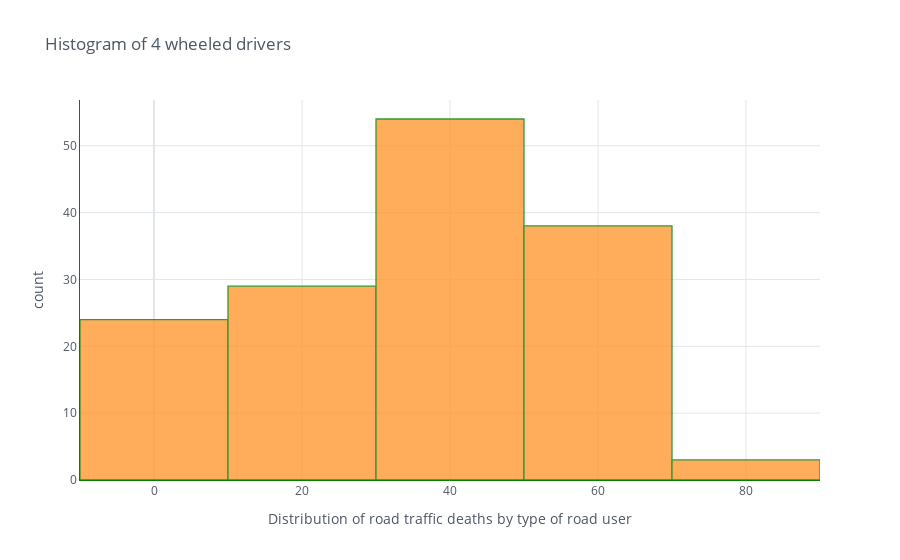

The cell this chart's notebook holds for it:
### Code cell
df['4wheeled_riders'].iplot(
    kind='hist',
    bins=5,
    xTitle='Distribution of road traffic deaths by type of road user',
    linecolor='green',
    yTitle='count',
    title='Histogram of 4 wheeled drivers')

### Figure 1 — Plotly figure (JSON) as saved in the notebook; plotly's stock layout.template omitted (floating-point values rounded to 4 significant figures; data arrays with more than 128 entries replaced by an {"elided": "..."} marker saying what was removed)
{"data": [{"histfunc": "count", "histnorm": "", "marker": {"color": "rgba(255, 153, 51, 1.0)", "line": {"color": "#008000", "width": 1.3}}, "name": "4wheeled_riders", "nbinsx": 5, "opacity": 0.8, "orientation": "v", "type": "histogram", "x": {"elided": "148 float values"}}], "layout": {"barmode": "overlay", "legend": {"bgcolor": "#FFFFFF", "font": {"color": "#4D5663"}}, "paper_bgcolor": "#FFFFFF", "plot_bgcolor": "#FFFFFF", "title": {"font": {"color": "#4D5663"}, "text": "Histogram of 4 wheeled drivers"}, "xaxis": {"gridcolor": "#E1E5ED", "linecolor": "green", "showgrid": true, "tickfont": {"color": "#4D5663"}, "title": {"font": {"color": "#4D5663"}, "text": "Distribution of road traffic deaths by type of road user"}, "zerolinecolor": "#E1E5ED"}, "yaxis": {"gridcolor": "#E1E5ED", "linecolor": "green", "showgrid": true, "tickfont": {"color": "#4D5663"}, "title": {"font": {"color": "#4D5663"}, "text": "count"}, "zerolinecolor": "#E1E5ED"}}}
